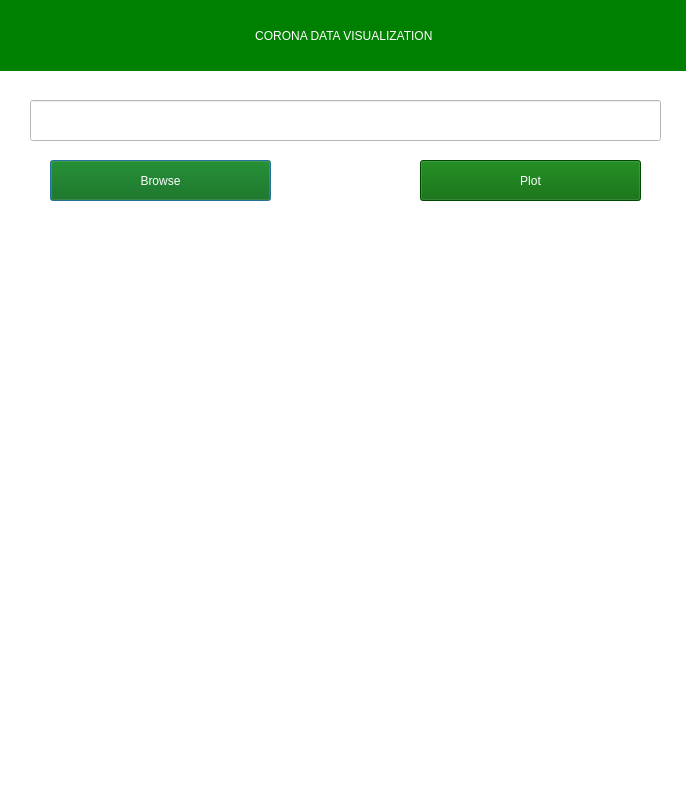
<?xml version="1.0" encoding="UTF-8"?>
<ui version="4.0">
 <class>Dialog</class>
 <widget class="QDialog" name="Dialog">
  <property name="geometry">
   <rect>
    <x>0</x>
    <y>0</y>
    <width>686</width>
    <height>806</height>
   </rect>
  </property>
  <property name="windowTitle">
   <string>Dialog</string>
  </property>
  <property name="styleSheet">
   <string notr="true">background-color: rgb(255, 255, 255);</string>
  </property>
  <widget class="QLabel" name="label">
   <property name="geometry">
    <rect>
     <x>0</x>
     <y>0</y>
     <width>701</width>
     <height>71</height>
    </rect>
   </property>
   <property name="styleSheet">
    <string notr="true">background-color: green;</string>
   </property>
   <property name="text">
    <string/>
   </property>
  </widget>
  <widget class="QLabel" name="label_2">
   <property name="geometry">
    <rect>
     <x>0</x>
     <y>20</y>
     <width>691</width>
     <height>31</height>
    </rect>
   </property>
   <property name="styleSheet">
    <string notr="true">color:white;
background-color: green;
font: 75 20pt &quot;MS Shell Dlg 2&quot;;</string>
   </property>
   <property name="text">
    <string>CORONA DATA VISUALIZATION </string>
   </property>
   <property name="alignment">
    <set>Qt::AlignCenter</set>
   </property>
  </widget>
  <widget class="QLineEdit" name="inputfile">
   <property name="geometry">
    <rect>
     <x>30</x>
     <y>100</y>
     <width>631</width>
     <height>41</height>
    </rect>
   </property>
   <property name="styleSheet">
    <string notr="true">font: 75 12pt &quot;MS Shell Dlg 2&quot;;
padding:6px;
color:green;</string>
   </property>
  </widget>
  <widget class="QPushButton" name="Browse">
   <property name="geometry">
    <rect>
     <x>50</x>
     <y>160</y>
     <width>221</width>
     <height>41</height>
    </rect>
   </property>
   <property name="styleSheet">
    <string notr="true">background-color: rgb(0, 0, 255);
background-color: darkgreen;
font: 75 22pt &quot;MS Sans Serif&quot;;
color: rgb(255, 255, 255);</string>
   </property>
   <property name="text">
    <string>Browse</string>
   </property>
  </widget>
  <widget class="QPushButton" name="Visualize">
   <property name="geometry">
    <rect>
     <x>420</x>
     <y>160</y>
     <width>221</width>
     <height>41</height>
    </rect>
   </property>
   <property name="styleSheet">
    <string notr="true">background-color: darkgreen;
font: 75 22pt &quot;MS Shell Dlg 2&quot;;
color: rgb(255, 255, 255);</string>
   </property>
   <property name="text">
    <string>Plot</string>
   </property>
  </widget>
  <widget class="QLabel" name="Image1">
   <property name="geometry">
    <rect>
     <x>30</x>
     <y>270</y>
     <width>640</width>
     <height>480</height>
    </rect>
   </property>
   <property name="text">
    <string/>
   </property>
  </widget>
 </widget>
 <resources/>
 <connections/>
</ui>
